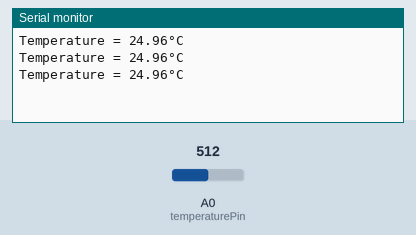
The sketch below on a simulated Arduino Uno, built with avr-gcc and run on an emulated ATmega328P. Shown: the last lines printed to the serial monitor. Inputs (shaded band) come from the test bench; at power-on: A0 (temperaturePin) = 512.

Above: at 1.2 s.
1.3 s: A0 (temperaturePin) set to 1012
At 1.9 s:
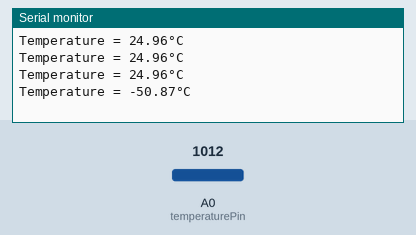
2.8 s: A0 (temperaturePin) set to 1023
At 3.4 s:
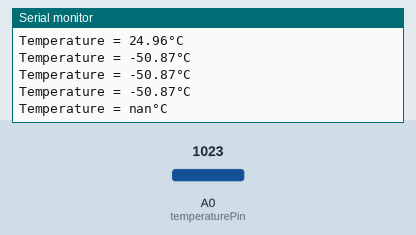

The sketch:

readTemp_lesson4.ino
```cpp
/*
 * Part of series:
 * Introduction to Arduino for Scientists
 * Developed by Dr. Paul Leary, and Dr. Natalie Low


  Lesson 4 - Calculating a useful temperature reading from the sensor's electrical property (resistance)

  We have successfully converted the digital values from the ADC to an actual physical property of the
  thermistor (resistance). Now we want to convert the thermistor's resistance to a temperature (which is the
  environmental property we actually care about!)

 *
 */

int temperaturePin = A0;

void setup() {

  Serial.begin(9600);

}

void loop() {

//  int temperature_analog = analogRead(temperaturePin);


   // Burst sample and average the sample values
   int temperature_analog_avg = read_temp_avg(temperaturePin, 20);

   // Convert averaged digital values from the ADC to a resistance value
   float temperature_resistance_ohms = calculate_resistance(temperature_analog_avg, 10000.0, 5.0);

   // We know that the thermistor's resistance varies predictably with temperature
   // This can be approximated using the B-parameter equation: 1/T = 1/To + (1/B)*ln(R/Ro)
   // See: https://en.wikipedia.org/wiki/Thermistor
   // Where T is the temperature, R is the resistance, To = 298.15 K (25 deg C, room temperature)
   // B and Ro are known properties of the thermistor (in this case, B = 3950, Ro = 10K)

   float temperature_C = calculate_temperature_C(temperature_resistance_ohms);

  // Print the temperature to the serial monitor so we can see it
  Serial.print("Temperature = ");
  Serial.print(temperature_C);
  Serial.write(0xC2); //These 2 lines allow us to print the ° symbol. If you are curious,
  Serial.write(0xB0); //they involve calling a special character directly from the ASCII table http://www.asciitable.com/
  Serial.print("C ");
  Serial.println();

  delay(500);

}

// These are the functions used in the loop() block
// FUNCTION declaration has form: RETURN TYPE  function_name((TYPE) INPUT ARGUMENTS)

int read_temp_avg(int pin, int samples){

    //This function takes as INPUT ARGUMENTS the pin which we want to burst sample, and how many samples we want to average over.

    int T_avg ;

    for (int i = 1; i<=samples; i++){
      T_avg += analogRead(pin);
    }

    T_avg /= samples;

    return T_avg;

}


float calculate_resistance(int temp_analog, float series_resistance_ohms, float V_in){

    //This function takes as INPUT ARGUMENTS the digital value from the ADC (here, we will use the averaged value from our burst sample)
    // As well as the resistance value of the fixed resistor R1, and the voltage across the entire voltage divider circuit

    // Here we calculate the ADC pin voltage from the digital value we have.

    float temp_voltage = 0.004887586*(float)temp_analog;

    // Now we calculate the resistance of the thermistor

    float temp_resistance = (series_resistance_ohms*temp_voltage)/(V_in-temp_voltage);

  return temp_resistance;

}


float calculate_temperature_C(float temp_resistance){

  // This function takes the thermistor resistance value as its only input argument

  // We convert resistance to temperature using the B-parameter equation

  float temp_C = (1/(((0.003354016434681)-((0.0002531645569620253)*log(10000)))+((0.0002531645569620253)*log(temp_resistance))))-273.15;

  return temp_C;

}
```

Measured:
- the behaviour switches between 1022 and 1023 on A0 (temperaturePin) (found by bisection; images 1 and 2)
- after the input at 1.3 s, the serial monitor: prints a new line after 0.21 s (image 1)
- after the input at 2.8 s, the serial monitor: prints a new line after 0.22 s (image 2)
